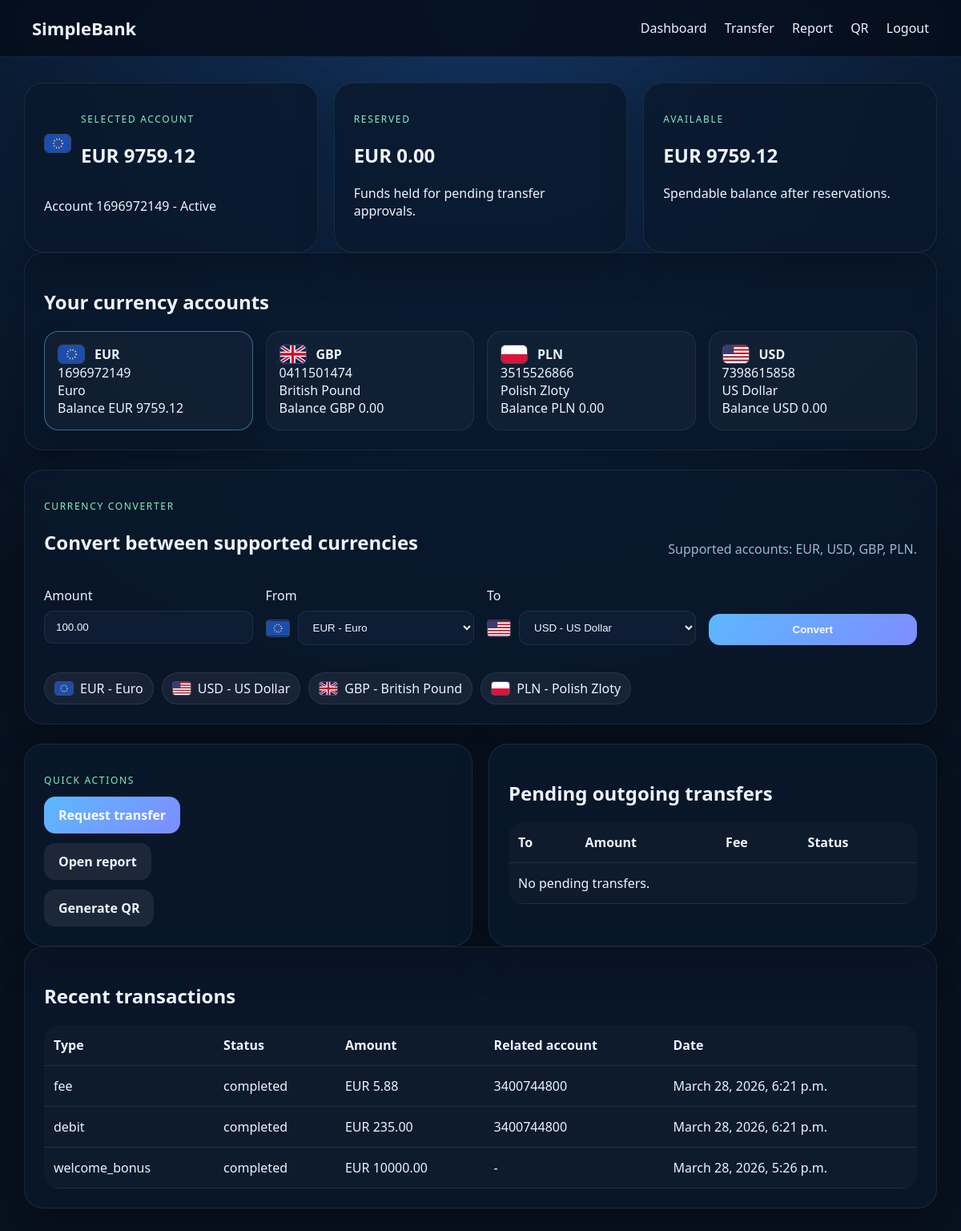
The page /app/ (signed in) on the database its author committed.
### accounts/models.py (models this page shows, shortened)
class BankAccount(models.Model):
    user = models.ForeignKey(settings.AUTH_USER_MODEL, on_delete=models.CASCADE, related_name="accounts")
    account_number = models.CharField(max_length=10, unique=True)
    swift_code = models.CharField(max_length=11, blank=True)
    balance = models.DecimalField(max_digits=14, decimal_places=2, default=Decimal("0.00"))
    reserved_balance = models.DecimalField(max_digits=14, decimal_places=2, default=Decimal("0.00"))
    currency = models.CharField(max_length=3, choices=AccountCurrency.choices, default=AccountCurrency.EUR)
    status = models.CharField(max_length=20, choices=AccountStatus.choices, default=AccountStatus.ACTIVE)
    created_at = models.DateTimeField(auto_now_add=True)
    updated_at = models.DateTimeField(auto_now=True)
    class Meta:
        ordering = ["currency", "account_number"]
        constraints = [
            models.UniqueConstraint(fields=["user", "currency"], name="unique_currency_account_per_user"),
        ]
    @property
    def available_balance(self):
        return self.balance - self.reserved_balance
    @property
    def currency_name(self):
        return get_currency_metadata(self.currency)["name"]
    @property
    def flag_file(self):
        return get_currency_metadata(self.currency)["flag_file"]

### transactions/models.py (models this page shows, shortened)
class Transaction(models.Model):
    account = models.ForeignKey("accounts.BankAccount", on_delete=models.CASCADE, related_name="transactions")
    related_account = models.ForeignKey("accounts.BankAccount", on_delete=models.SET_NULL, null=True, blank=True, related_name="related_transactions")
    transfer = models.ForeignKey(Transfer, on_delete=models.SET_NULL, null=True, blank=True, related_name="transactions")
    type = models.CharField(max_length=20, choices=TransactionType.choices)
    status = models.CharField(max_length=20, choices=TransactionStatus.choices, default=TransactionStatus.COMPLETED)
    amount = models.DecimalField(max_digits=14, decimal_places=2)
    fee_amount = models.DecimalField(max_digits=14, decimal_places=2, default=Decimal("0.00"))
    reference = models.CharField(max_length=255, blank=True)
    description = models.CharField(max_length=255, blank=True)
    created_at = models.DateTimeField(auto_now_add=True)
    processed_at = models.DateTimeField(null=True, blank=True, default=None)
    class Meta:
        ordering = ["-created_at", "-id"]

### webui/views.py (the view)
# urls.py: path("app/", views.dashboard, name="dashboard"),
@login_required
def dashboard(request):
    context = {"role": request.user.role}
    context.update(_build_converter_context(request.GET))
    if request.user.role == UserRole.USER:
        selected_account = _get_selected_account(request.user, request.GET)
        context.update(
            {
                "account": selected_account,
                "all_accounts": get_user_accounts(request.user),
                "recent_transactions": selected_account.transactions.select_related("related_account")[:8],
                "pending_transfers": selected_account.outgoing_transfers.filter(status=TransferStatus.PENDING).select_related("receiver_account")[:8],
            }
        )
    elif request.user.role == UserRole.MANAGER:
        context["users"] = User.objects.filter(role=UserRole.USER).prefetch_related("accounts").order_by("email")
        context["pending_transfers"] = Transfer.objects.filter(status=TransferStatus.PENDING).select_related(
            "sender_account", "receiver_account", "initiated_by"
        )[:20]
    elif request.user.role == UserRole.DIRECTOR:
        context.update(_build_director_dashboard_context())
    return render(request, "webui/dashboard.html", context)

### webui/forms.py
class CurrencyConverterForm(forms.Form):
    amount = forms.DecimalField(max_digits=14, decimal_places=2, min_value=0.01, initial="100.00")
    from_currency = forms.ChoiceField(choices=get_currency_choices())
    to_currency = forms.ChoiceField(choices=get_currency_choices())
    def __init__(self, *args, **kwargs):
        super().__init__(*args, **kwargs)
        self.fields["from_currency"].initial = AccountCurrency.EUR
        self.fields["to_currency"].initial = AccountCurrency.USD

### accounts/currencies.py (called while the page is built)
def get_currency_metadata(currency):
    return CURRENCY_METADATA[currency]

### accounts/services.py (called while the page is built)
def get_user_accounts(user):
    return user.accounts.all().order_by("currency")

def get_user_account(*, user, currency=None, account_number=None):
    queryset = user.accounts.all()
    if account_number:
        return queryset.get(account_number=account_number)
    if currency:
        try:
            return queryset.get(currency=currency)
        except BankAccount.DoesNotExist:
            return user.bank_account
    return user.bank_account

### users/models.py (called while the page is built)
    @property
    def bank_account(self):
        return self.accounts.filter(currency=self.default_currency).first() or self.accounts.first()

### webui/views.py (called while the page is built, shortened)
def _build_converter_context(query_params):
    form = CurrencyConverterForm(query_params or None)
    result = None
    return {
        "converter_form": form,
        "converter_result": result,
        "currency_metadata": {currency.value: metadata for currency, metadata in CURRENCY_METADATA.items()},
    }

def _get_selected_account(user, query_params):
    return get_user_account(user=user, currency=query_params.get("currency"))

### templates/webui/dashboard.html (shortened to what this page needs)
{% extends "webui/base.html" %}
{% block content %}
{% if role == 'user' %}
<section class="grid cards">
    <div class="panel account-highlight">
        <div class="currency-inline large">
            <img class="currency-flag" src="/static/{{ account.flag_file }}" alt="{{ account.currency }} flag">
            <div>
                <p class="eyebrow">Selected account</p>
                <h2>{{ account.currency }} {{ account.balance }}</h2>
            </div>
        </div>
        <p>Account {{ account.account_number }} - {{ account.status|title }}</p>
    </div>
    <div class="panel">
        <p class="eyebrow">Reserved</p>
        <h2>{{ account.currency }} {{ account.reserved_balance }}</h2>
        <p>Funds held for pending transfer approvals.</p>
    </div>
    <div class="panel">
        <p class="eyebrow">Available</p>
        <h2>{{ account.currency }} {{ account.available_balance }}</h2>
        <p>Spendable balance after reservations.</p>
    </div>
</section>
<section class="panel">
    <h2>Your currency accounts</h2>
    <div class="account-grid">
        {% for item in all_accounts %}
            <a class="account-card{% if item.account_number == account.account_number %} active{% endif %}" href="{% url 'dashboard' %}?currency={{ item.currency }}">
                <div class="currency-inline">
                    <img class="currency-flag" src="/static/{{ item.flag_file }}" alt="{{ item.currency }} flag">
                    <strong>{{ item.currency }}</strong>
                </div>
                <div>{{ item.account_number }}</div>
                <div>{{ item.currency_name }}</div>
                <div>Balance {{ item.currency }} {{ item.balance }}</div>
            </a>
        {% endfor %}
    </div>
</section>
{% include "webui/partials/currency_converter.html" %}
<section class="grid two-col">
    <div class="panel">
        <p class="eyebrow">Quick actions</p>
        <div class="actions vertical">
            <a class="button primary" href="{% url 'transfer' %}?currency={{ account.currency }}">Request transfer</a>
            <a class="button secondary" href="{% url 'report' %}?currency={{ account.currency }}">Open report</a>
            <a class="button secondary" href="{% url 'qr' %}?currency={{ account.currency }}">Generate QR</a>
        </div>
    </div>
    <div class="panel">
        <h2>Pending outgoing transfers</h2>
        <table>
            <thead><tr><th>To</th><th>Amount</th><th>Fee</th><th>Status</th></tr></thead>
            <tbody>
                {% for transfer in pending_transfers %}
                    <tr>
                        <td>{{ transfer.receiver_account.account_number }}</td>
                        <td>{{ transfer.sender_account.currency }} {{ transfer.amount }}</td>
                        <td>{{ transfer.sender_account.currency }} {{ transfer.fee_amount }}</td>
                        <td>{{ transfer.status }}</td>
                    </tr>
                {% empty %}
                    <tr><td colspan="4">No pending transfers.</td></tr>
                {% endfor %}
            </tbody>
        </table>
    </div>
</section>
<section class="panel">
    <h2>Recent transactions</h2>
    <table>
        <thead><tr><th>Type</th><th>Status</th><th>Amount</th><th>Related account</th><th>Date</th></tr></thead>
        <tbody>
            {% for tx in recent_transactions %}
                <tr>
                    <td>{{ tx.type }}</td>
                    <td>{{ tx.status }}</td>
                    <td>{{ tx.account.currency }} {{ tx.amount }}</td>
                    <td>{{ tx.related_account.account_number|default:"-" }}</td>
                    <td>{{ tx.created_at }}</td>
                </tr>
            {% empty %}
                <tr><td colspan="5">No transactions yet.</td></tr>
            {% endfor %}
        </tbody>
    </table>
</section>
{% endif %}
{% endblock %}

### static/webui/app.css (style rules this page uses)
:root { color-scheme: light; --bg: #07111f; --surface: rgba(10, 24, 44, 0.85); --surface-soft: #0e1d34; --text: #edf3ff; --muted: #9fb4d1; --primary: #5cb8ff; --accent: #7ef0c1; --danger: #ff6d7b; --border: rgba(255,255,255,0.08); }
body { margin: 0; font-family: Segoe UI, Arial, sans-serif; background: radial-gradient(circle at top, #12325d 0%, var(--bg) 55%); color: var(--text); }
.topbar, .page-shell, .panel, .hero-card, table, input, button, a, select { box-sizing: border-box; }
.hero, .grid.two-col, .grid.cards { display: grid; gap: 20px; }
.hero, .grid.two-col { grid-template-columns: repeat(auto-fit, minmax(280px, 1fr)); align-items: stretch; }
.grid.cards { grid-template-columns: repeat(auto-fit, minmax(220px, 1fr)); }
.panel, .hero-card { background: var(--surface); border: 1px solid var(--border); border-radius: 24px; padding: 24px; box-shadow: 0 20px 50px rgba(0,0,0,0.25); }
.eyebrow { color: var(--accent); text-transform: uppercase; letter-spacing: 0.14em; font-size: 12px; }
.actions { display: flex; gap: 12px; flex-wrap: wrap; }
.actions.vertical { flex-direction: column; align-items: start; }
.button { display: inline-block; text-decoration: none; border: none; border-radius: 14px; padding: 12px 18px; cursor: pointer; font-weight: 600; }
.button.primary { background: linear-gradient(135deg, var(--primary), #7f8cff); color: white; }
.button.secondary { background: rgba(255,255,255,0.08); color: var(--text); }
input, textarea, select { width: 100%; padding: 12px 14px; border-radius: 12px; border: 1px solid var(--border); background: var(--surface-soft); color: var(--text); }
table { width: 100%; border-collapse: collapse; margin-top: 16px; background: rgba(255,255,255,0.02); border-radius: 18px; overflow: hidden; }
th, td { padding: 14px 12px; border-bottom: 1px solid var(--border); text-align: left; }
.currency-inline { display: flex; align-items: center; gap: 12px; }
.currency-inline.large { align-items: center; }
.currency-flag { width: 32px; height: 22px; border-radius: 6px; border: 1px solid rgba(255,255,255,0.2); object-fit: cover; }
.account-grid { display: grid; grid-template-columns: repeat(auto-fit, minmax(220px, 1fr)); gap: 16px; }
.account-card { display: block; color: var(--text); text-decoration: none; background: rgba(255,255,255,0.03); border: 1px solid var(--border); border-radius: 18px; padding: 16px; }
.account-card.active { border-color: rgba(92, 184, 255, 0.5); box-shadow: 0 10px 30px rgba(0,0,0,0.2); }
.account-highlight { min-height: 180px; }

### rows shown on the page
BankAccount: currency "EUR", balance "9759.12", account_number "1696972149", status "Active", reserved_balance "0.00", available_balance "9759.12", shows a picture, currency_name "Euro"
BankAccount: shows a picture, currency "GBP", account_number "0411501474", currency_name "British Pound", balance "0.00"
BankAccount: shows a picture, currency "PLN", account_number "3515526866", currency_name "Polish Zloty", balance "0.00"
BankAccount: shows a picture, currency "USD", account_number "7398615858", currency_name "US Dollar", balance "0.00"
Transaction: type "fee", status "completed", account.currency "EUR", amount "5.88", related_account.account_number "3400744800", created_at "March 28, 2026, 6:21 p.m."
Transaction: type "debit", status "completed", account.currency "EUR", amount "235.00", related_account.account_number "3400744800", created_at "March 28, 2026, 6:21 p.m."
Transaction: type "welcome_bonus", status "completed", account.currency "EUR", amount "10000.00", related_account.account_number "-", created_at "March 28, 2026, 5:26 p.m."

### other values the page prints
{{ code }} "EUR" "USD" "GBP" "PLN"
{{ metadata.name }} "Euro" "US Dollar" "British Pound" "Polish Zloty"
